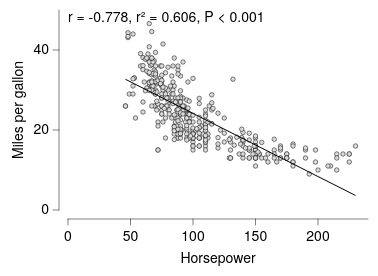

Specify this chart in Vega-Lite:
### Vega-Lite specification from a JSON file in a GitHub repository (floating-point values rounded to 4 significant figures; data arrays with more than 128 entries replaced by an {"elided": "..."} marker saying what was removed)
{"background": null, "config": {"arc": {"fill": "#DBDBDB", "fillOpacity": 1.0, "innerRadius": 25.0, "padAngle": 0.03, "stroke": "black", "strokeOpacity": 1, "strokeWidth": 0.25}, "area": {"fill": "#DBDBDB", "fillOpacity": 1.0, "stroke": "black", "strokeOpacity": 1, "strokeWidth": 0.25}, "axis": {"domain": true, "domainCap": "round", "domainColor": "black", "domainWidth": 0.25, "grid": false, "gridCap": "round", "gridColor": "#F1F1F1", "gridDash": [0, 0], "gridOpacity": 1.0, "gridWidth": 0.25, "labelColor": "black", "labelFont": "Helvetica Neue, HelveticaNeue, Helvetica, Arial, sans-serif", "labelFontSize": 7, "labelFontStyle": "normal", "labelFontWeight": 400, "offset": 4.5, "ticks": true, "tickCap": "round", "tickColor": "black", "tickRound": false, "tickSize": 3, "tickWidth": 0.25, "titleColor": "black", "titleFont": "Helvetica Neue, HelveticaNeue, Helvetica, Arial, sans-serif", "titleFontSize": 7, "titleFontStyle": "normal", "titleFontWeight": 400}, "axisX": {"domain": true, "labelAlign": "center", "labelAngle": 0, "labels": true, "ticks": true, "translate": 0}, "axisY": {"domain": true, "labelAlign": "right", "labelAngle": 0, "labels": true, "ticks": true, "translate": 0}, "axisRight": {"domain": true, "labelAlign": "left", "labelAngle": 0, "labels": true, "ticks": true, "translate": 0}, "axisTop": {"domain": true, "labelAlign": "center", "labelAngle": 0, "labels": true, "ticks": true, "translate": 0}, "axisBand": {"tickOffset": 0}, "bar": {"fill": "#DBDBDB", "fillOpacity": 1.0, "stroke": "black", "strokeOpacity": 1, "strokeWidth": 0.25}, "boxplot": {"size": 9.0, "ticks": {"cornerRadius": 0.25, "fill": "black", "opacity": 1, "size": 4.5, "thickness": 0.25}, "box": {"fillOpacity": 1.0, "stroke": "black", "strokeOpacity": 1, "strokeWidth": 0.25}, "median": {"cornerRadius": 0, "fill": "black", "fillOpacity": 1.0, "opacity": 1, "size": 9.0, "thickness": 0.25}, "rule": {"fill": "black", "fillOpacity": 1.0, "size": 10.0, "stroke": "black", "strokeDash": [0, 0], "strokeOpacity": 1, "strokeWidth": 0.25}, "outliers": {"color": "black", "fill": "black", "fillOpacity": 1.0, "size": 0, "stroke": "black", "strokeOpacity": 1, "strokeWidth": 0.25}}, "circle": {"fill": "black", "fillOpacity": 1.0, "size": 1.25, "stroke": null, "strokeOpacity": 1, "strokeWidth": 0.25}, "errorband": {"band": {"fillOpacity": 0.6, "stroke": null, "strokeWidth": 0.25, "strokeOpacity": 1}, "borders": {"opacity": 0, "strokeOpacity": 0.25, "strokeWidth": 1}}, "errorbar": {"opacity": 1, "rule": {"strokeDash": [0, 0], "strokeWidth": 0.25}, "ticks": {"color": "black", "cornerRadius": 0.125, "opacity": 1, "size": 6.0, "thickness": 0.25}, "thickness": 0.25}, "font": "Helvetica Neue, HelveticaNeue, Helvetica, Arial, sans-serif", "geoshape": {"fill": "#DBDBDB", "fillOpacity": 1.0, "stroke": "black", "strokeOpacity": 1, "strokeWidth": 0.25}, "header": {"labelColor": "black", "labelFont": "Helvetica Neue, HelveticaNeue, Helvetica, Arial, sans-serif", "labelFontSize": 7, "labelFontStyle": "normal", "labelFontWeight": 400, "titleColor": "black", "titleFont": "Helvetica Neue, HelveticaNeue, Helvetica, Arial, sans-serif", "titleFontSize": 7, "titleFontStyle": "normal", "titleFontWeight": 400, "titlePadding": 0}, "legend": {"disable": false, "offset": 4.5, "titlePadding": 4, "labelOffset": 2, "gradientLabelOffset": 2, "gradientLength": 50.0, "gradientThickness": 5.0, "gradientOpacity": 1.0, "gradientStrokeColor": "black", "gradientStrokeWidth": 0.25, "labelColor": "black", "labelFont": "Helvetica Neue, HelveticaNeue, Helvetica, Arial, sans-serif", "labelFontSize": 7, "labelFontStyle": "normal", "labelFontWeight": 400, "strokeColor": "black", "strokeWidth": 0, "symbolSize": 42, "symbolStrokeColor": "black", "symbolStrokeWidth": 0.25, "titleColor": "black", "titleFont": "Helvetica Neue, HelveticaNeue, Helvetica, Arial, sans-serif", "titleFontSize": 7, "titleFontStyle": "normal", "titleFontWeight": 400}, "line": {"color": "black", "stroke": "black", "strokeCap": "butt", "strokeDash": [0, 0], "strokeOpacity": 1, "strokeWidth": 0.5}, "point": {"filled": true, "fill": "#DBDBDB", "fillOpacity": 1.0, "size": 5.0, "stroke": "black", "strokeOpacity": 1, "strokeWidth": 0.25}, "range": {"category": ["#B2B2B2", "#4A7CD3", "#008542", "#664CAF", "#509F98", "#636363", "#284F93", "#005226", "#382864", "#285753"], "diverging": {"scheme": ["#443E60", "#5F597E", "#7C759B", "#9994B6", "#B7B4CC", "#D6D5DC", "#F6F6F6", "#D1DAD9", "#A4C2BF", "#7AA9A4", "#578E89", "#37736E", "#1B5954"]}, "heatmap": {"scheme": ["#440154", "#472270", "#433E82", "#38598C", "#2C728E", "#238A8D", "#24A086", "#39B578", "#5DC862", "#96D646", "#CAE02D", "#FDE724"]}, "ordinal": {"scheme": ["#F1F1F1", "#DBDBDB", "#C6C6C6", "#B2B2B2", "#9D9D9D", "#898989", "#767676", "#636363", "#515151", "#404040", "#2F2F2F", "#1F1F1F"]}, "ramp": {"scheme": ["#440154", "#472270", "#433E82", "#38598C", "#2C728E", "#238A8D", "#24A086", "#39B578", "#5DC862", "#96D646", "#CAE02D", "#FDE724"]}}, "rule": {"color": "black", "stroke": "black", "strokeCap": "round", "strokeDash": [2, 2], "strokeOpacity": 1, "strokeWidth": 0.25}, "scale": {"barBandPaddingInner": 0.1, "rectBandPaddingInner": 0, "tickBandPaddingInner": 0.1, "bandPaddingOuter": 0.1, "bandWithNestedOffsetPaddingInner": 0.2, "bandWithNestedOffsetPaddingOuter": 0.2, "offsetBandPaddingInner": 0, "offsetBandPaddingOuter": 0, "round": false}, "rect": {"fill": "#DBDBDB", "fillOpacity": 1.0, "stroke": "black", "strokeOpacity": 1, "strokeWidth": 0.25}, "square": {"fill": "#DBDBDB", "fillOpacity": 1.0, "size": 10.0, "stroke": "black", "strokeOpacity": 1, "strokeWidth": 0.25}, "text": {"color": "black", "font": "Helvetica Neue, HelveticaNeue, Helvetica, Arial, sans-serif", "fontSize": 7, "fontStyle": "normal", "fontWeight": 400}, "tick": {"color": "black", "cornerRadius": 0.125, "opacity": 1.0, "size": 9.0, "thickness": 0.25}, "title": {"anchor": "middle", "frame": "group", "color": "black", "font": "Helvetica Neue, HelveticaNeue, Helvetica, Arial, sans-serif", "fontSize": 7, "fontStyle": "normal", "fontWeight": 400, "subtitleColor": "black", "subtitleFont": "Helvetica Neue, HelveticaNeue, Helvetica, Arial, sans-serif", "subtitleFontSize": "Helvetica Neue, HelveticaNeue, Helvetica, Arial, sans-serif", "subtitleFontStyle": "normal", "subtitleFontWeight": 400}, "trail": {"color": "black", "opacity": 1, "size": 0.5}, "view": {"continuousWidth": 150, "continuousHeight": 100, "discreteWidth": 150, "discreteHeight": 100, "fill": null, "stroke": null, "strokeWidth": 0.25}}, "layer": [{"data": {"name": "data-7285c4e2e195e5a75737a34913199f5f"}, "mark": {"type": "point"}, "encoding": {"x": {"field": "Horsepower", "type": "quantitative"}, "y": {"field": "Miles_per_Gallon", "title": "Miles per gallon", "type": "quantitative"}}}, {"layer": [{"data": {"name": "data-e5e41d7cdc7704607649085c2c14cc40"}, "mark": {"type": "line"}, "encoding": {"x": {"field": "Horsepower", "type": "quantitative"}, "y": {"field": "Miles_per_Gallon", "type": "quantitative"}}}, {"data": {"values": [{"__dysonsphere__": 1}]}, "mark": {"type": "text", "align": "left", "angle": 0, "baseline": "top", "dx": 0, "dy": 0, "fontSize": 7, "opacity": 1.0}, "encoding": {"text": {"value": "r = -0.778, r² = 0.606, P < 0.001"}, "x": {"value": 0}, "y": {"value": 0}}}], "name": "__dysonsphere_76376099648bb858_43"}], "$schema": "https://vega.github.io/schema/vega-lite/v6.4.1.json", "datasets": {"data-7285c4e2e195e5a75737a34913199f5f": {"elided": "392 records"}, "data-e5e41d7cdc7704607649085c2c14cc40": [{"Horsepower": 46.0, "Miles_per_Gallon": 32.68, "__dysonsphere__": 1}, {"Horsepower": 230.0, "Miles_per_Gallon": 3.632, "__dysonsphere__": 1}]}}
